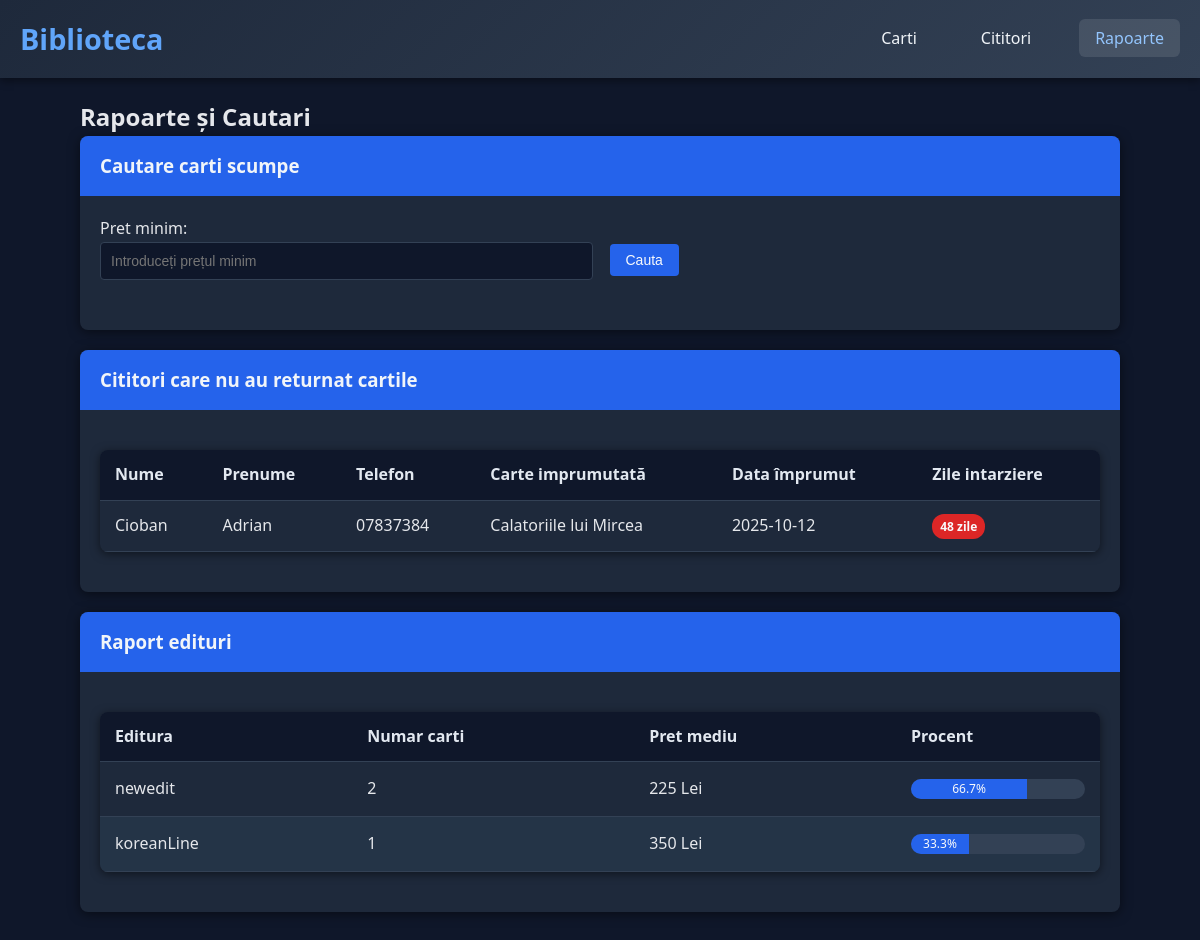
Page /rapoarte.php on the committed database.
### tables this page shows
CREATE TABLE `cititori` (
  `CodCititor` int(11) NOT NULL,
  `Nume` varchar(255) NOT NULL,
  `Prenume` varchar(255) NOT NULL,
  `Adresa` text DEFAULT NULL,
  `Telefon` varchar(15) DEFAULT NULL,
  `CodCarte` int(11) DEFAULT NULL,
  `DataImprumut` date DEFAULT NULL,
  `DataReturnare` date DEFAULT NULL
);

CREATE TABLE `carti` (
  `CodCarte` int(11) NOT NULL,
  `Titlu` varchar(255) NOT NULL,
  `Autor` varchar(255) NOT NULL,
  `Editura` varchar(255) NOT NULL,
  `Pret` decimal(10,2) NOT NULL
);

### rapoarte.php (the view, shortened to what this page needs)
<?php
include 'conexiune.php';
$cititori_neterurnate = $conn->query("
    SELECT c.*, carti.Titlu
    FROM cititori c
    JOIN carti ON c.CodCarte = carti.CodCarte
    WHERE c.DataReturnare IS NULL
    AND c.DataImprumut < CURDATE()
    ORDER BY c.DataImprumut
");
$rapoarte_edituri = $conn->query("
    SELECT Editura, COUNT(*) as NumarCarti, AVG(Pret) as PretMediu
    FROM carti
    GROUP BY Editura
    ORDER BY NumarCarti DESC
");
?>
<!DOCTYPE html>
<html lang="ro">
<head>
    <link rel="stylesheet" href="style.css">
</head>
<body>
    <header>
        <nav>
            <a href="index.php" class="logo">Biblioteca</a>
            <ul class="nav-links">
                <li><a href="carti.php">Carti</a></li>
                <li><a href="cititori.php">Cititori</a></li>
                <li><a href="rapoarte.php" class="active">Rapoarte</a></li>
            </ul>
        </nav>
    </header>
    <div class="container">
        <h2>Rapoarte și Cautari</h2>
        <div class="card">
            <div class="card-header">
                <h3>Cautare carti scumpe</h3>
            </div>
            <div class="card-body">
                <form method="post" class="form-row">
                    <div class="form-group">
                        <label>Pret minim:</label>
                        <input type="number" step="0.01" class="form-control" name="pret_minim"
                               placeholder="Introduceți prețul minim" required>
                    </div>
                    <div class="form-group">
                        <label>&nbsp;</label>
                        <button type="submit" name="cauta_carti_scumpe" class="btn btn-primary d-block">Cauta</button>
                    </div>
                </form>
            </div>
        </div>
        <div class="card">
            <div class="card-header">
                <h3>Cititori care nu au returnat cartile</h3>
            </div>
            <div class="card-body">
                <?php if ($cititori_neterurnate->num_rows > 0): ?>
                    <table class="table table-striped">
                        <thead>
                            <tr>
                                <th>Nume</th>
                                <th>Prenume</th>
                                <th>Telefon</th>
                                <th>Carte imprumutată</th>
                                <th>Data împrumut</th>
                                <th>Zile intarziere</th>
                            </tr>
                        </thead>
                        <tbody>
                            <?php while($cititor = $cititori_neterurnate->fetch_assoc()):
                                $zile_intarziere = floor((time() - strtotime($cititor['DataImprumut'])) / (60 * 60 * 24));
                            ?>
                            <tr>
                                <td><?php echo htmlspecialchars($cititor['Nume']); ?></td>
                                <td><?php echo htmlspecialchars($cititor['Prenume']); ?></td>
                                <td><?php echo htmlspecialchars($cititor['Telefon']); ?></td>
                                <td><?php echo htmlspecialchars($cititor['Titlu']); ?></td>
                                <td><?php echo $cititor['DataImprumut']; ?></td>
                                <td><span class="badge badge-danger"><?php echo $zile_intarziere; ?> zile</span></td>
                            </tr>
                            <?php endwhile; ?>
                        </tbody>
                    </table>
                <?php else: ?>
                    <p class="text-muted">Toti cititorii au returnat cartile la timp</p>
                <?php endif; ?>
            </div>
        </div>
        <div class="card">
            <div class="card-header">
                <h3>Raport edituri</h3>
            </div>
            <div class="card-body">
                <?php if ($rapoarte_edituri->num_rows > 0): ?>
                    <table class="table table-striped">
                        <thead>
                            <tr>
                                <th>Editura</th>
                                <th>Numar carti</th>
                                <th>Pret mediu</th>
                                <th>Procent</th>
                            </tr>
                        </thead>
                        <tbody>
                            <?php
                            $total_carti = $conn->query("SELECT COUNT(*) as total FROM carti")->fetch_assoc()['total'];
                            while($raport = $rapoarte_edituri->fetch_assoc()):
                                $procent = round(($raport['NumarCarti'] / $total_carti) * 100, 1);
                            ?>
                            <tr>
                                <td><?php echo htmlspecialchars($raport['Editura']); ?></td>
                                <td><?php echo $raport['NumarCarti']; ?></td>
                                <td><?php echo round($raport['PretMediu'], 2); ?> Lei</td>
                                <td>
                                    <div class="progress">
                                        <div class="progress-bar" style="width: <?php echo $procent; ?>%">
                                            <?php echo $procent; ?>%
                                        </div>
                                    </div>
                                </td>
                            </tr>
                            <?php endwhile; ?>
                        </tbody>
                    </table>
                <?php else: ?>
                    <p class="text-muted">Nu exista date pentru raport</p>
                <?php endif; ?>
            </div>
        </div>
    </div>
</body>
</html>

### style.css (style rules this page uses)
* { margin: 0; padding: 0; box-sizing: border-box; }
body { font-family: 'Segoe UI', Tahoma, Geneva, Verdana, sans-serif; line-height: 1.6; color: #e5e7eb; background-color: #0f172a; }
.container { width: 90%; max-width: 1200px; margin: 0 auto; padding: 20px; }
header { background: linear-gradient(135deg, #1e293b, #334155); color: #f1f5f9; padding: 1rem 0; box-shadow: 0 3px 8px rgba(0, 0, 0, 0.4); }
nav { display: flex; justify-content: space-between; align-items: center; padding: 0 20px; }
.logo { font-size: 1.8rem; font-weight: bold; text-decoration: none; color: #60a5fa; }
.nav-links { display: flex; list-style: none; gap: 2rem; }
.nav-links a { color: #f1f5f9; text-decoration: none; padding: 0.5rem 1rem; border-radius: 6px; transition: background-color 0.3s, color 0.3s; }
.nav-links a:hover, .nav-links a.active { background-color: rgba(255,255,255,0.1); color: #93c5fd; }
.card { background: #1e293b; border-radius: 8px; box-shadow: 0 2px 12px rgba(0,0,0,0.5); margin-bottom: 20px; overflow: hidden; }
.card-header { background: #2563eb; color: #f1f5f9; padding: 15px 20px; font-weight: bold; }
.card-body { padding: 20px; }
.btn { display: inline-block; padding: 8px 16px; border: none; border-radius: 4px; cursor: pointer; text-decoration: none; font-size: 14px; transition: all 0.3s; margin: 2px; font-weight: 500; }
.btn, .btn-primary, .btn-success, .btn-info { background: #2563eb; color: #f9fafb; }
.table { width: 100%; border-collapse: collapse; margin: 20px 0; background: #1e293b; border-radius: 8px; overflow: hidden; box-shadow: 0 2px 10px rgba(0,0,0,0.5); }
.table th, .table td { padding: 12px 15px; text-align: left; border-bottom: 1px solid #334155; }
.table th { background: #0f172a; color: #e2e8f0; font-weight: 600; }
.table-striped tr:nth-child(even) { background-color: #243447; }
.form-group { margin-bottom: 15px; }
.form-control { width: 100%; padding: 10px; border: 1px solid #334155; border-radius: 4px; font-size: 14px; background-color: #0f172a; color: #f1f5f9; }
.form-row { display: flex; gap: 15px; margin-bottom: 15px; }
.form-row .form-group { flex: 1; }
.badge { display: inline-block; padding: 3px 8px; border-radius: 12px; font-size: 12px; font-weight: bold; }
.badge-danger { background: #dc2626; color: #f9fafb; }
.progress { height: 20px; background: #334155; border-radius: 10px; overflow: hidden; margin: 5px 0; }
.progress-bar { height: 100%; background: #2563eb; text-align: center; color: #f9fafb; font-size: 12px; line-height: 20px; }
.d-block { display: block; }

### rows in the picture
cititori: Nume "Cioban", Prenume "Adrian", Telefon "07837384", CodCarte.Titlu "Calatoriile lui Mircea", DataImprumut "2025-10-12", DataImprumut "48"

### other values in the picture
$raport['Editura'] "newedit"
$raport['NumarCarti'] "2"
$raport['PretMediu'] "225"
$procent "66.7"
$raport['Editura'] "koreanLine"
$raport['NumarCarti'] "1"
$raport['PretMediu'] "350"
$procent "33.3"
